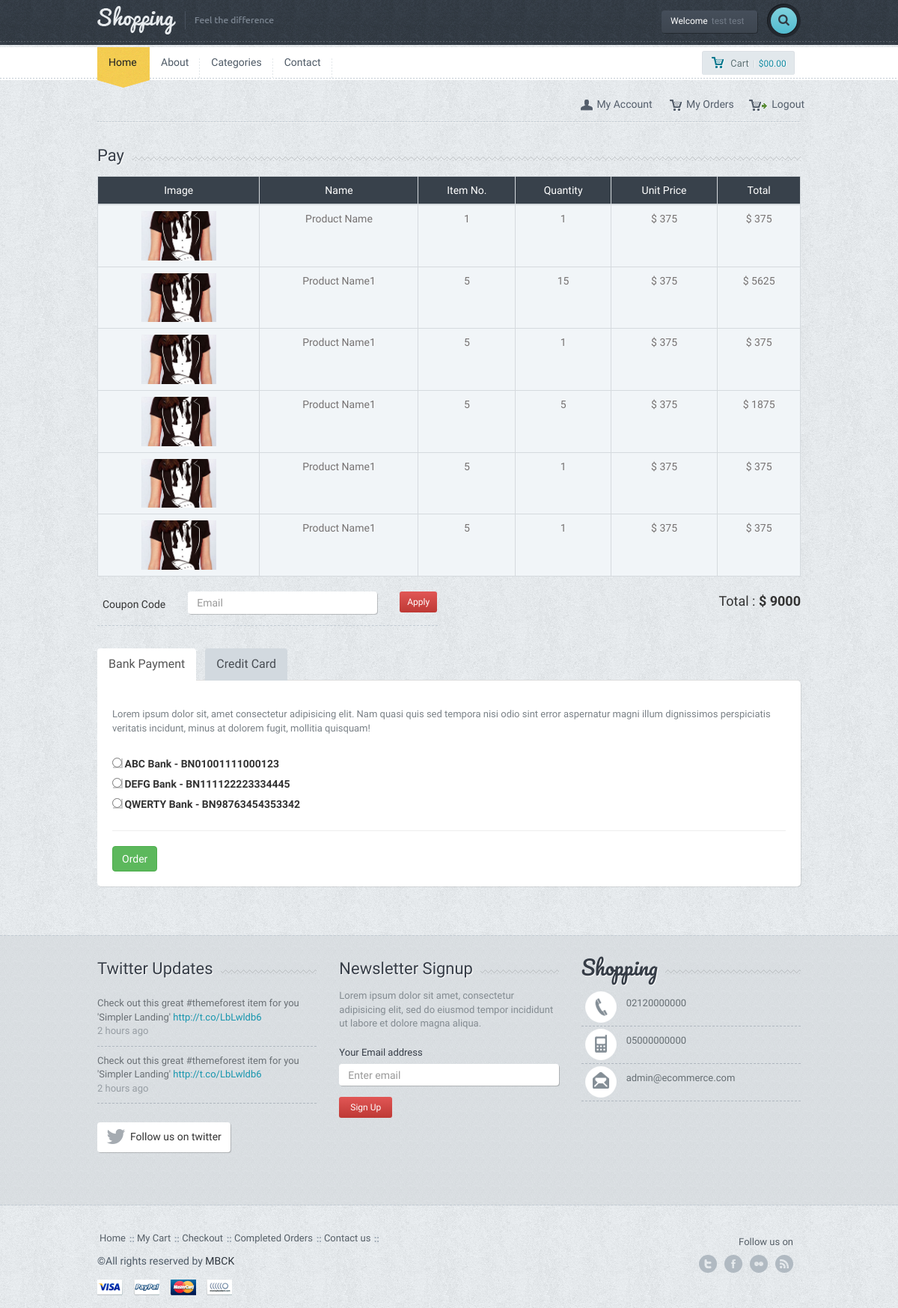
Page /pay.php (signed in) on the earlier database version.
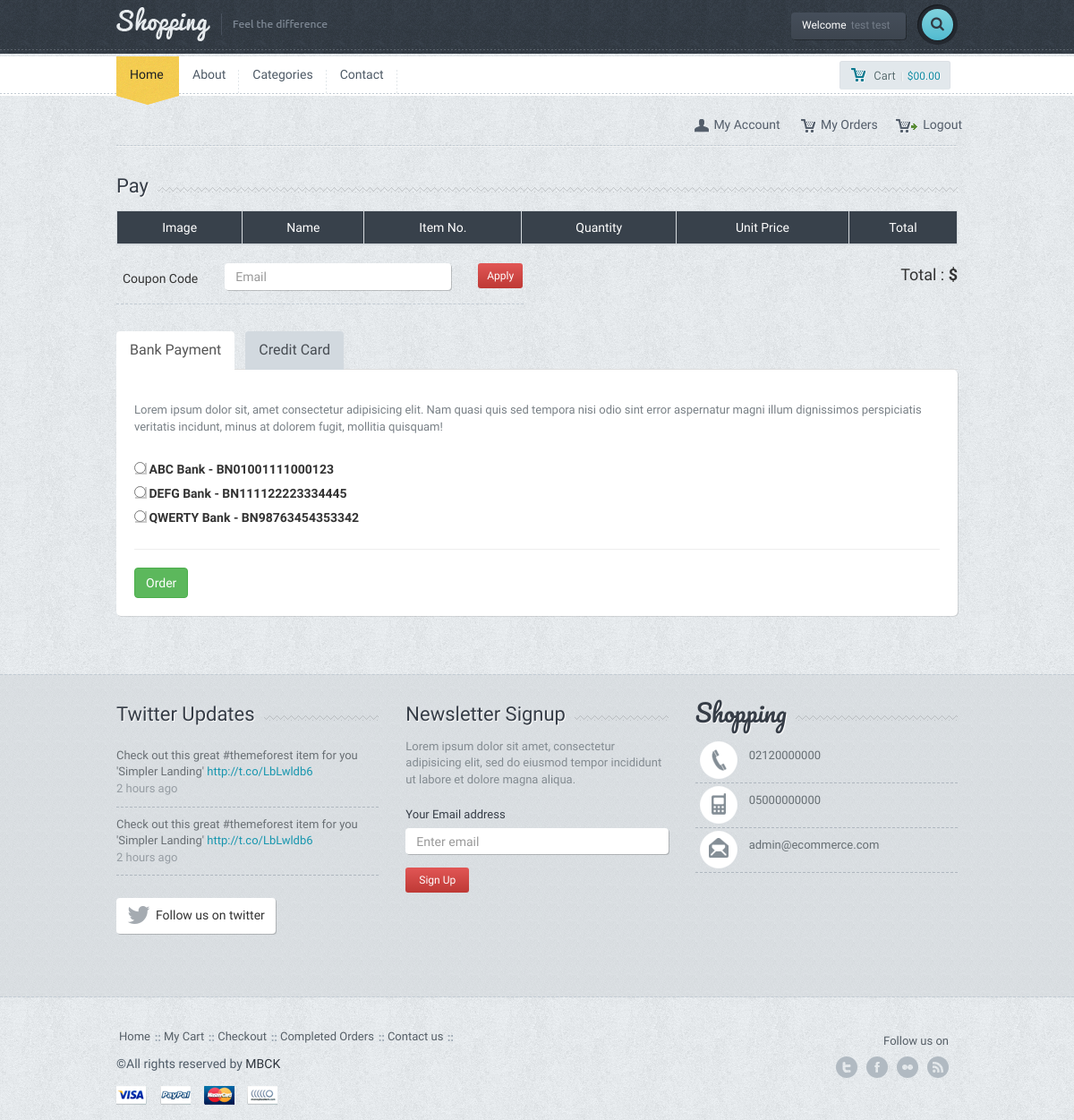
Same page on the later database version.
### tables this page shows
CREATE TABLE `menu` (
  `menu_id` int(11) NOT NULL,
  `menu_top` varchar(50) NOT NULL,
  `menu_name` varchar(100) NOT NULL,
  `menu_detail` text NOT NULL,
  `menu_url` varchar(250) NOT NULL,
  `menu_order` int(2) NOT NULL,
  `menu_status` enum('0','1') NOT NULL,
  `menu_seourl` varchar(250) NOT NULL
);

CREATE TABLE `basket` (
  `basket_id` int(11) NOT NULL,
  `user_id` int(11) NOT NULL,
  `product_id` int(11) NOT NULL,
  `product_unit` int(3) NOT NULL
);

CREATE TABLE `product` (
  `product_id` int(11) NOT NULL,
  `category_id` int(11) NOT NULL,
  `product_time` timestamp NOT NULL DEFAULT CURRENT_TIMESTAMP,
  `product_name` varchar(250) NOT NULL,
  `product_seourl` varchar(250) NOT NULL,
  `product_detail` text NOT NULL,
  `product_price` float(9,2) NOT NULL,
  `product_video` varchar(50) NOT NULL,
  `product_keyword` varchar(250) NOT NULL,
  `product_stock` int(11) NOT NULL,
  `product_status` enum('0','1') NOT NULL,
  `product_order` int(2) NOT NULL,
  `product_homeshowcase` enum('0','1') NOT NULL DEFAULT '0'
);

CREATE TABLE `bank` (
  `bank_id` int(11) NOT NULL,
  `bank_name` varchar(100) NOT NULL,
  `bank_iban` varchar(100) NOT NULL,
  `bank_accountname` varchar(100) NOT NULL,
  `bank_status` enum('0','1') NOT NULL DEFAULT '0'
);

### admin/production/function.php (called while the page is built, shortened)
<?php
function seo($str, $options = array())
{
    $str = mb_convert_encoding((string)$str, 'UTF-8', mb_list_encodings());
    $defaults = array(
        'delimiter' => '-',
        'limit' => null,
        'lowercase' => true,
        'replacements' => array(),
        'transliterate' => true
    );
    $options = array_merge($defaults, $options);
    $str = preg_replace(array_keys($options['replacements']), $options['replacements'], $str);
    if ($options['transliterate']) {
        $str = str_replace(array_keys($char_map), $char_map, $str);
    }
    $str = preg_replace('/[^\p{L}\p{Nd}]+/u', $options['delimiter'], $str);
    $str = preg_replace('/(' . preg_quote($options['delimiter'], '/') . '){2,}/', '$1', $str);
    $str = mb_substr($str, 0, ($options['limit'] ? $options['limit'] : mb_strlen($str, 'UTF-8')), 'UTF-8');
    $str = trim($str, $options['delimiter']);
    return $options['lowercase'] ? mb_strtolower($str, 'UTF-8') : $str;
}
?>

### pay.php (the view, shortened to what the changed rows need)
<?php
		require_once 'header.php';
	?>
	<div class="container">
		<div class="table-responsive">
			<table class="table table-bordered chart">
				<thead>
					<tr>
						<th>Image</th>
						<th>Name</th>
						<th>Item No.</th>
						<th>Quantity</th>
						<th>Unit Price</th>
						<th>Total</th>
					</tr>
				</thead>
				<tbody>
					<?php
						$user_id=$userbring['user_id'];
						$basketcheck=$db->prepare("SELECT * FROM basket WHERE user_id=:id");
						$basketcheck->execute(['id' => $user_id]);
						while ($basketbring=$basketcheck->fetch(PDO::FETCH_ASSOC)) {
							$product_id=$basketbring['product_id'];
							$productcheck=$db->prepare("SELECT * FROM product WHERE product_id=:product_id");
							$productcheck->execute(['product_id' => $product_id]);
							$productbring=$productcheck->fetch(PDO::FETCH_ASSOC);
							$total_price+=$productbring['product_price']*$basketbring['product_unit'];
					?>
					<tr>
						<td><img src="images\demo-img.jpg" width="100" alt=""></td>
						<td><?php echo $productbring['product_name'] ?></td>
						<td><?php echo $productbring['product_id'] ?></td>
						<td><?php echo $basketbring['product_unit'] ?></td>
						<td>$ <?php echo $productbring['product_price'] ?></td>
						<td>$ <?php echo $productbring['product_price']*$basketbring['product_unit'] ?></td>
					</tr>
					<?php
						}
					?>
				</tbody>
			</table>
		</div>
		<div class="row">
			<div class="col-md-3 col-md-offset-3">
			<div class="subtotal-wrap">
				<div class="total">Total : <span class="bigprice">$ <?php echo $total_price ?></span></div>
			</div>
			</div>
		</div>
        <div class="tab-review">
			<div id="myTabContent" class="tab-content shop-tab-ct">
				<div class="tab-pane fade active in" id="bank">
					<form action="admin/system/work.php" method="POST">
						<?php
							$bankcontrol=$db->prepare("SELECT * FROM bank order by bank_id ASC");
							$bankcontrol->execute();
							while($bankbring=$bankcontrol->fetch(PDO::FETCH_ASSOC)) {
						?>
							<div>
								<input type="radio" name="order_bank" value="<?php echo $bankbring['bank_name']?>">
								<label><?php echo $bankbring['bank_name']?> - <?php echo $bankbring['bank_iban']?></label>
							</div>
						<?php
							}
						?>
					</form>
				</div>
			</div>
		</div>
	</div>
	<?php
		require_once 'footer.php';
	?>

### header.php (shortened to what the changed rows need)
<?php
    require_once 'admin/system/connect.php';
	require_once 'admin/production/function.php';
?>
<!DOCTYPE html>
<html lang="en">
  <head>
	<link href='font-awesome\css\font-awesome.css' rel="stylesheet" type="text/css">
    <link href="bootstrap\css\bootstrap.min.css" rel="stylesheet">
	<link rel="stylesheet" href="style.css">
	<link rel="stylesheet" type="text/css" href="js\product\jquery.fancybox.css?v=2.1.5" media="screen">
	<link rel="stylesheet" href="css\owl.carousel.css">
	<link rel="stylesheet" href="css\owl.transitions.css">
  </head>
  <body>
  <div id="wrapper">
	<div class="main-nav">
		<div class="navbar navbar-default navbar-static-top">
			<div class="container">
				<div class="row">
					<div class="col-md-10">
						<div class="navbar-collapse collapse">
							<ul class="nav navbar-nav">
								<?php
									$menucontrol=$db->prepare("SELECT * FROM menu where menu_status=:mstatus order by menu_order ASC limit 5");
									$menucontrol->execute(
										[
											'mstatus' => 1
										]
									);
									while($menubring=$menucontrol->fetch(PDO::FETCH_ASSOC)) {
								?>
									<li><a href="<?php if(!empty($menubring['menu_url'])) { echo $menubring['menu_url']; } else { echo "page-".seo($menubring['menu_name']);} ?>"><?php echo $menubring['menu_name']?></a></li>
								<?php } ?>
							</ul>
						</div>
					</div>
				</div>
			</div>
		</div>
	</div>

Differences in the rows shown:
removed basket: product.product_name "Product Name", product.product_id "1", product_unit "1", product.product_price "375", $productbring['product_price']*$basketbring['product_unit'] "375"
removed basket: product.product_name "Product Name1", product.product_id "5", product_unit "15", product.product_price "375", $productbring['product_price']*$basketbring['product_unit'] "5625"
removed basket: product.product_name "Product Name1", product.product_id "5", product_unit "1", product.product_price "375", $productbring['product_price']*$basketbring['product_unit'] "375"
removed basket: product.product_name "Product Name1", product.product_id "5", product_unit "5", product.product_price "375", $productbring['product_price']*$basketbring['product_unit'] "1875"
removed basket: product.product_name "Product Name1", product.product_id "5", product_unit "1", product.product_price "375", $productbring['product_price']*$basketbring['product_unit'] "375"
removed basket: product.product_name "Product Name1", product.product_id "5", product_unit "1", product.product_price "375", $productbring['product_price']*$basketbring['product_unit'] "375"
Other differences:
$total_price: "9000" → (not shown)
